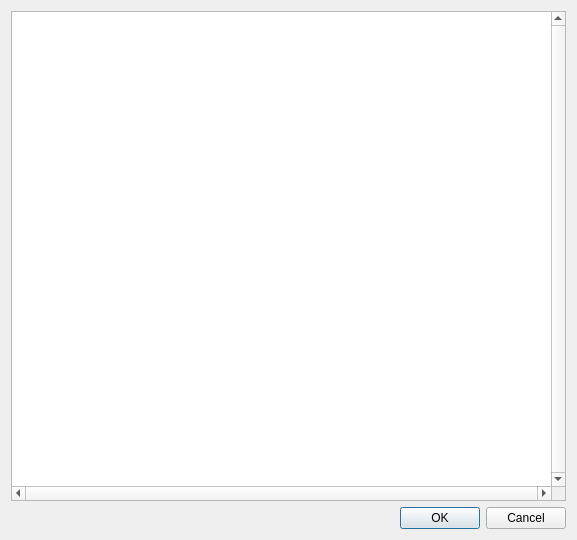
<?xml version="1.0" encoding="UTF-8"?>
<ui version="4.0">
 <class>Dialog</class>
 <widget class="QDialog" name="Dialog">
  <property name="geometry">
   <rect>
    <x>0</x>
    <y>0</y>
    <width>577</width>
    <height>540</height>
   </rect>
  </property>
  <property name="windowTitle">
   <string>Accept Request</string>
  </property>
  <layout class="QGridLayout" name="gridLayout">
   <item row="0" column="0">
    <widget class="QTextEdit" name="CheckDrvRestitution">
     <property name="verticalScrollBarPolicy">
      <enum>Qt::ScrollBarAlwaysOn</enum>
     </property>
     <property name="horizontalScrollBarPolicy">
      <enum>Qt::ScrollBarAlwaysOn</enum>
     </property>
     <property name="sizeAdjustPolicy">
      <enum>QAbstractScrollArea::AdjustIgnored</enum>
     </property>
     <property name="lineWrapMode">
      <enum>QTextEdit::NoWrap</enum>
     </property>
     <property name="textInteractionFlags">
      <set>Qt::TextSelectableByMouse</set>
     </property>
    </widget>
   </item>
   <item row="1" column="0">
    <widget class="QDialogButtonBox" name="buttonBoxRestitution">
     <property name="orientation">
      <enum>Qt::Horizontal</enum>
     </property>
     <property name="standardButtons">
      <set>QDialogButtonBox::Cancel|QDialogButtonBox::Ok</set>
     </property>
    </widget>
   </item>
  </layout>
 </widget>
 <resources/>
 <connections>
  <connection>
   <sender>buttonBoxRestitution</sender>
   <signal>accepted()</signal>
   <receiver>Dialog</receiver>
   <slot>accept()</slot>
   <hints>
    <hint type="sourcelabel">
     <x>248</x>
     <y>254</y>
    </hint>
    <hint type="destinationlabel">
     <x>157</x>
     <y>274</y>
    </hint>
   </hints>
  </connection>
  <connection>
   <sender>buttonBoxRestitution</sender>
   <signal>rejected()</signal>
   <receiver>Dialog</receiver>
   <slot>reject()</slot>
   <hints>
    <hint type="sourcelabel">
     <x>316</x>
     <y>260</y>
    </hint>
    <hint type="destinationlabel">
     <x>286</x>
     <y>274</y>
    </hint>
   </hints>
  </connection>
 </connections>
</ui>
